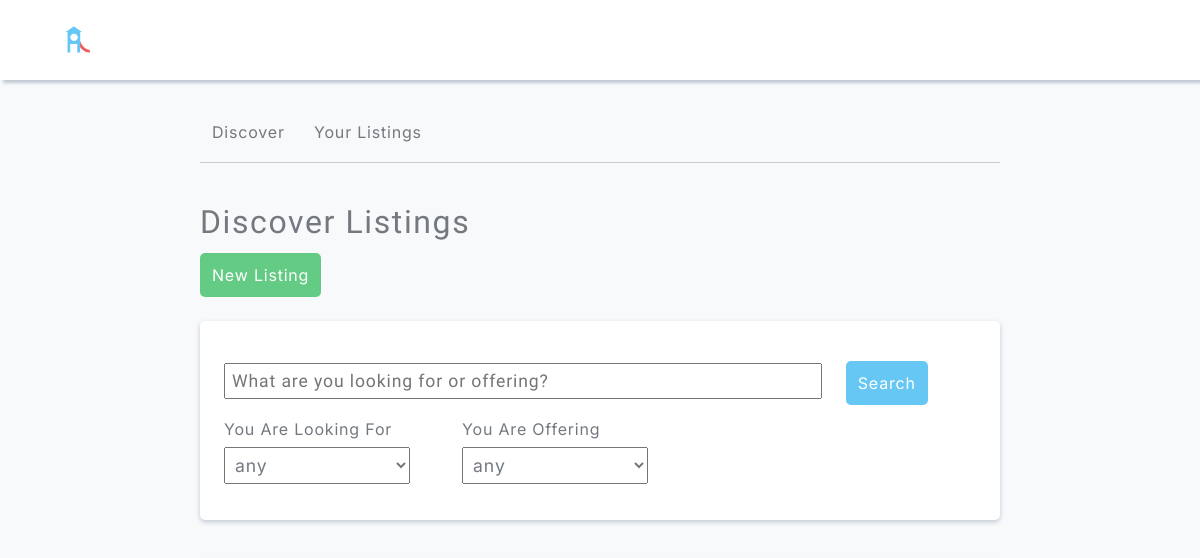
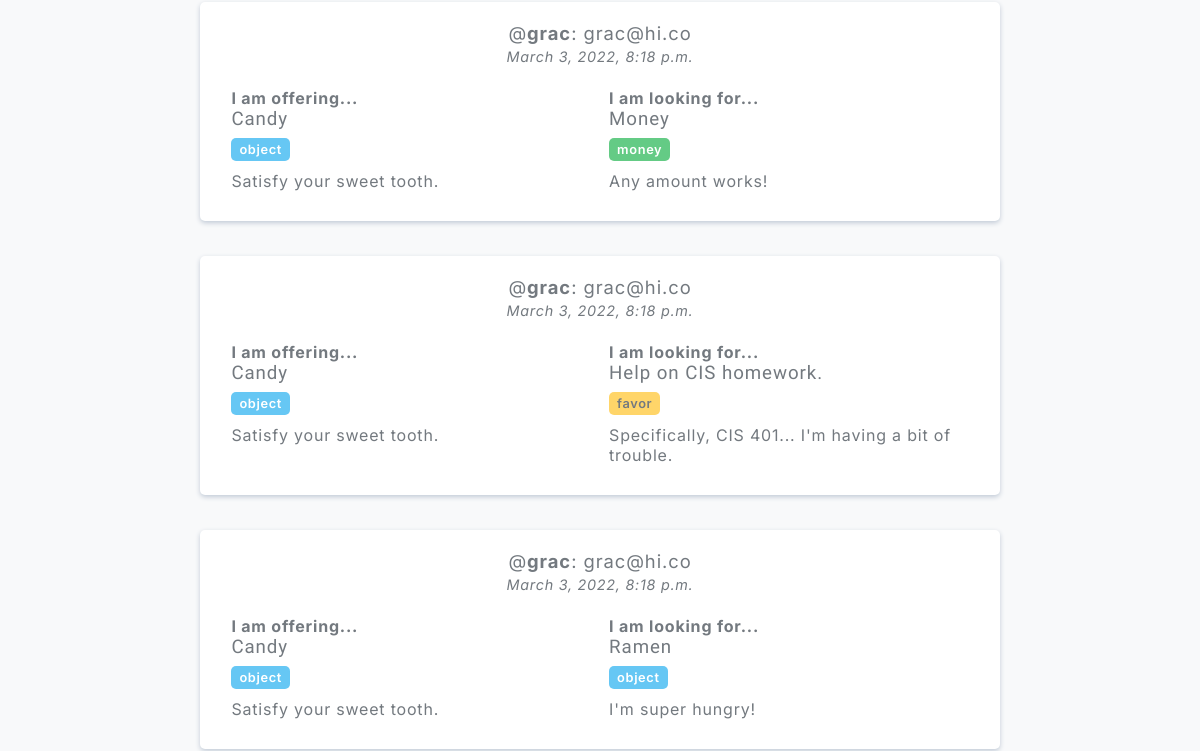
Page / (signed in, upper part) on the earlier database version (2 pictures, top to bottom).
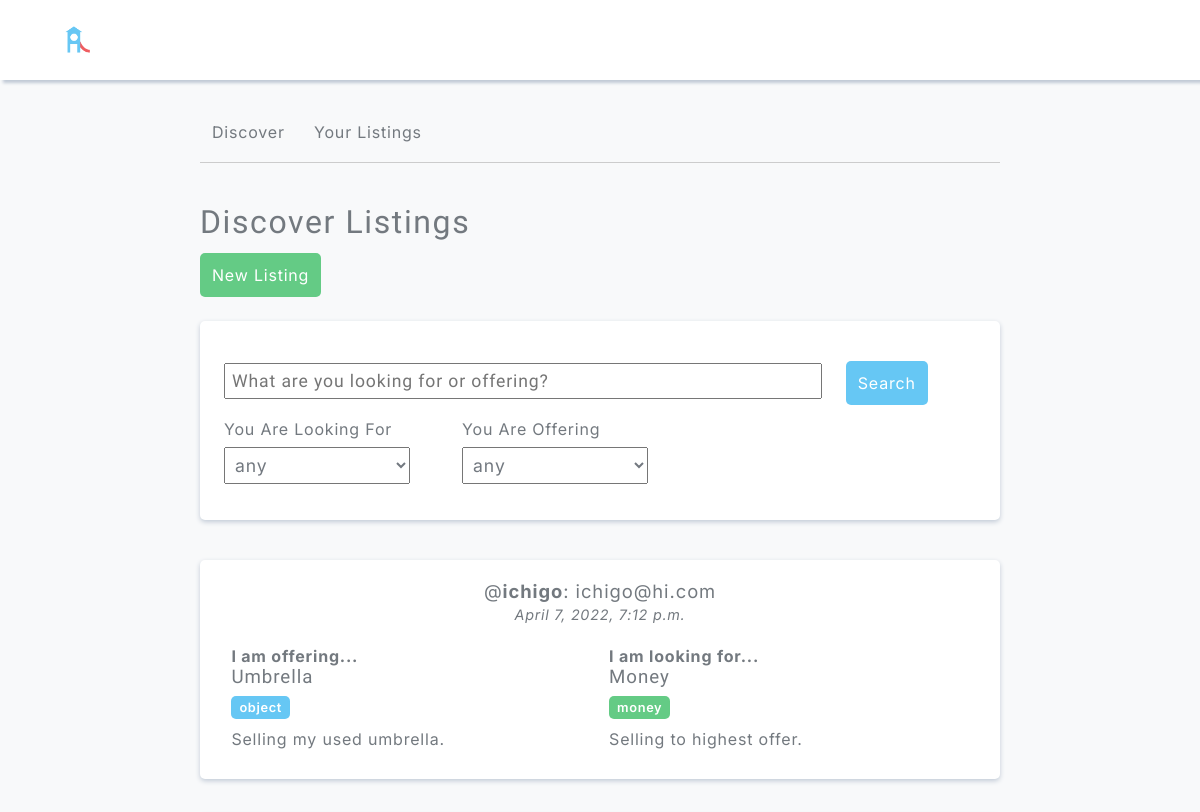
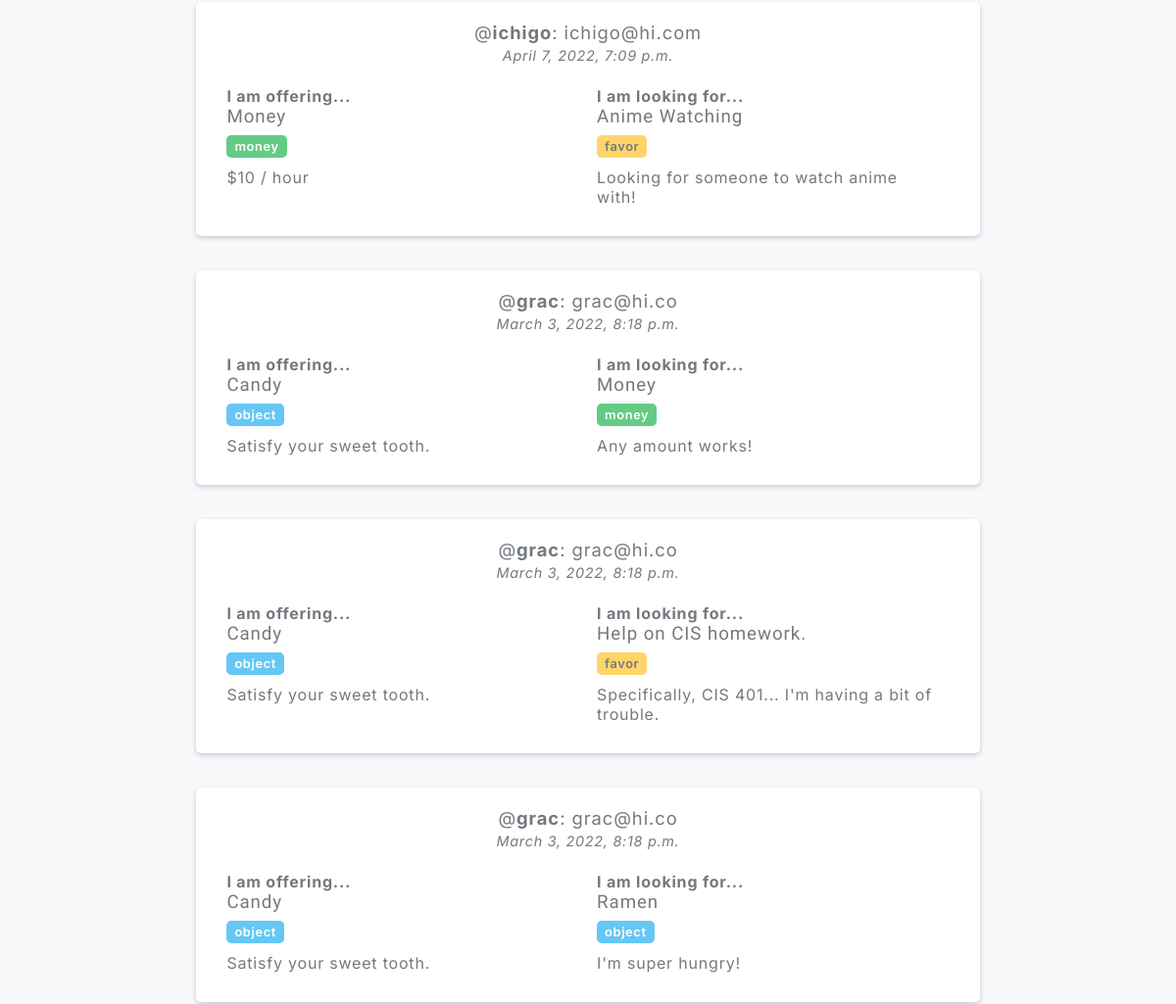
Same page on the later database version (2 pictures, top to bottom).
### main/models.py (models this page shows, shortened)
class Exchange(models.Model):
    seller = models.ForeignKey(User, on_delete=models.CASCADE, null=True)
    buyer = models.ForeignKey(User, on_delete=models.CASCADE, related_name="buyer", null=True)
    created_on = models.DateTimeField()
    offer_title = models.TextField(max_length=100, default="")
    offer_description = models.TextField(max_length=1000, default="")
    offer_type = models.TextField(default="")
    lf_title = models.TextField(max_length=100, default="")
    lf_description = models.TextField(max_length=1000, default="")
    lf_type = models.TextField(default="")
    name = models.TextField(default="")

### main/views.py (the view)
def main_view(request):
    if not request.user.is_authenticated:
        return redirect('/splash/')
    if request.method == 'POST':
        exchanges = get_exchanges_filter(request)
    else:
        exchanges = Exchange.objects.all().order_by('-created_on')
    return render(request, 'main.html', {'exchanges': exchanges})

### main/templates/main.html (shortened to what this page needs)
{% extends 'base.html' %} {% load static %}
{% block styles %}{% load static %}
<link rel="stylesheet" type="text/css" href="{% static 'css/listings.css' %}" />
<link rel="stylesheet" type="text/css" href="{% static 'css/discover.css' %}" />
{% endblock %}
{% block body %}
<div id="discover-page">
  <h1>Discover Listings</h1>
  <div>
    <a href="/new_listing"><button id="new-listing-button">New Listing</button></a>
  </div>
  <div style="margin-bottom: 40px; background-color: #fff; box-shadow: 0px 2px 5px #C1CAD6; border-radius: 5px; padding: 28px 0px 36px 24px;">
    <form method="POST" >
        <div style="width: 75%; padding-top: 14px; display: inline-block">
          <input style="width: 100%; padding: 6px; font-size: 1.1rem; font-family: Sen, sans-serif; color: #737980;" id="discover-search-bar" class="explore-search-bar" type="text" name="searchText" placeholder="What are you looking for or offering?"></input>
          <div style="height: 20px"></div>
          <div style="width: 40%; display: inline-block">
            <p>You Are Looking For</p>
            <select class="explore-select" name="filterLf" size="1" style="width: 80%; padding: 6px; margin-top: 8px; font-size: 1.1rem; color: #737980;">
                <option value="any">any</option>
            </select>
          </div>
          <div style="width: 40%; display: inline-block">
            <p>You Are Offering</p>
            <select class="explore-select" name="filterOffering" size="1" style="width: 80%; padding: 6px; margin-top: 8px; font-size: 1.1rem; color: #737980;">
                <option value="any">any</option>
              </select>
          </div>
      </div>
      <div style="width: 15%; display: inline-block; vertical-align: top; text-align: right;">
        <button id="search-button" type="submit">Search</button>
      </div>
  </form>
  </div>
  <div>
    {% for exchange in exchanges %}
    <div class="exchange-card">
      <p class="exchange-meta-data" style="font-size: 1.15rem">
        @<strong>{{ exchange.seller.username }}</strong>: {{ exchange.seller.email }}<br/>
        <small style="font-size: 0.9rem;"><em>{{ exchange.created_on }}</em></small>
      </p>
      <div style="height: 10px"></div>
      <div class="exchange-offer-container">
        <p><strong>I am offering...</strong></p>
        <h3>{{ exchange.offer_title }}</h3>
        {% if exchange.offer_type == "object" %}
          <p class="exchange-type object-type">{{ exchange.offer_type }}</p>
        {% elif exchange.offer_type == "money" %}
          <p class="exchange-type money-type">{{ exchange.offer_type }}</p>
        {% elif exchange.offer_type == "favor" %}
          <p class="exchange-type favor-type">{{ exchange.offer_type }}</p>
        {% endif %}
        <p>{{ exchange.offer_description }}</p>
      </div>
      <div class="exchange-lf-container">
        <p><strong>I am looking for...</strong></p>
        <h3>{{ exchange.lf_title }}</h3>
        {% if exchange.lf_type == "object" %}
          <p class="exchange-type object-type">{{ exchange.lf_type }}</p>
        {% elif exchange.lf_type == "money" %}
          <p class="exchange-type money-type">{{ exchange.lf_type }}</p>
        {% elif exchange.lf_type == "favor" %}
          <p class="exchange-type favor-type">{{ exchange.lf_type }}</p>
        {% endif %}
        <p>{{ exchange.lf_description }}</p>
      </div>
      <div style="height: 10px"></div>
    </div>
    {% endfor %}
  </div>
</div>
{% endblock %}

Differences in the rows shown:
added Exchange: seller.username "ichigo", seller.email "ichigo@hi.com", created_on "April 7, 2022, 7:12 p.m.", offer_title "Umbrella", offer_type "object", offer_description "Selling my used umbrella.", lf_title "Money", lf_type "money", lf_description "Selling to highest offer."
added Exchange: seller.username "ichigo", seller.email "ichigo@hi.com", created_on "April 7, 2022, 7:09 p.m.", offer_title "Money", offer_type "money", offer_description "$10 / hour", lf_title "Anime Watching", lf_type "favor", lf_description "Looking for someone to watch anime with!"
